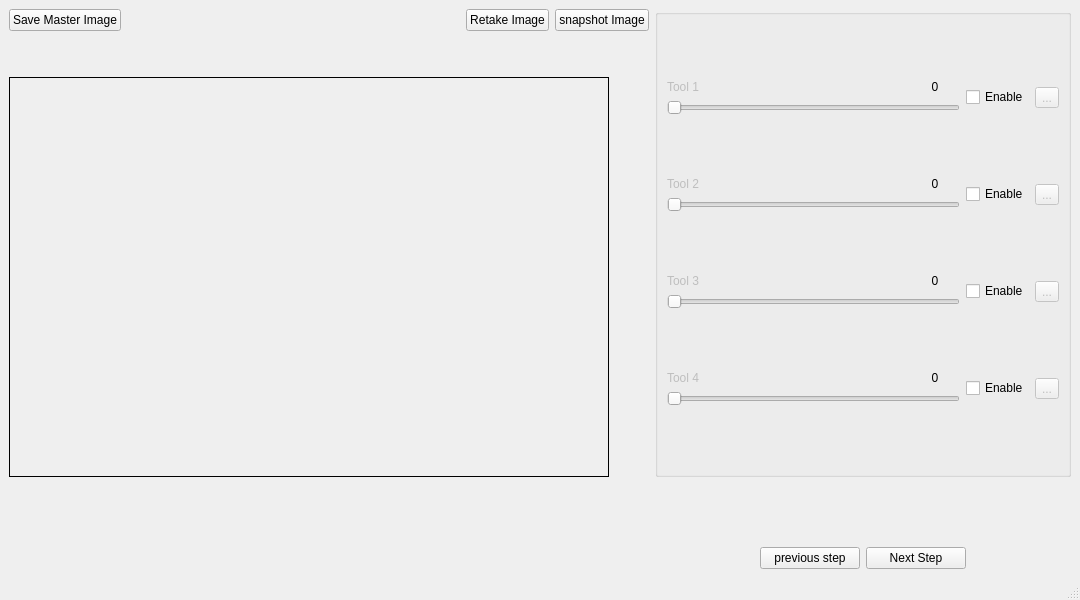
<?xml version="1.0" encoding="UTF-8"?>
<ui version="4.0">
 <class>SetupWindow</class>
 <widget class="QMainWindow" name="SetupWindow">
  <property name="windowModality">
   <enum>Qt::ApplicationModal</enum>
  </property>
  <property name="geometry">
   <rect>
    <x>0</x>
    <y>0</y>
    <width>1080</width>
    <height>600</height>
   </rect>
  </property>
  <property name="minimumSize">
   <size>
    <width>1080</width>
    <height>600</height>
   </size>
  </property>
  <property name="focusPolicy">
   <enum>Qt::NoFocus</enum>
  </property>
  <property name="windowTitle">
   <string>Setup</string>
  </property>
  <widget class="QWidget" name="centralwidget">
   <layout class="QGridLayout" name="gridLayout">
    <item row="1" column="0">
     <layout class="QHBoxLayout" name="horizontalLayout_3">
      <item>
       <layout class="QVBoxLayout" name="verticalLayout">
        <item>
         <spacer name="verticalSpacer_4">
          <property name="orientation">
           <enum>Qt::Vertical</enum>
          </property>
          <property name="sizeHint" stdset="0">
           <size>
            <width>20</width>
            <height>40</height>
           </size>
          </property>
         </spacer>
        </item>
        <item>
         <widget class="QLabel" name="ImagePreview">
          <property name="minimumSize">
           <size>
            <width>600</width>
            <height>400</height>
           </size>
          </property>
          <property name="maximumSize">
           <size>
            <width>16777215</width>
            <height>16777215</height>
           </size>
          </property>
          <property name="baseSize">
           <size>
            <width>600</width>
            <height>400</height>
           </size>
          </property>
          <property name="cursor">
           <cursorShape>PointingHandCursor</cursorShape>
          </property>
          <property name="mouseTracking">
           <bool>true</bool>
          </property>
          <property name="focusPolicy">
           <enum>Qt::NoFocus</enum>
          </property>
          <property name="frameShape">
           <enum>QFrame::Box</enum>
          </property>
          <property name="frameShadow">
           <enum>QFrame::Plain</enum>
          </property>
          <property name="text">
           <string/>
          </property>
          <property name="textFormat">
           <enum>Qt::AutoText</enum>
          </property>
          <property name="pixmap">
           <pixmap>icons/ADDIXO.png</pixmap>
          </property>
          <property name="scaledContents">
           <bool>true</bool>
          </property>
          <property name="alignment">
           <set>Qt::AlignCenter</set>
          </property>
          <property name="wordWrap">
           <bool>false</bool>
          </property>
         </widget>
        </item>
       </layout>
      </item>
      <item>
       <spacer name="horizontalSpacer_2">
        <property name="orientation">
         <enum>Qt::Horizontal</enum>
        </property>
        <property name="sizeHint" stdset="0">
         <size>
          <width>40</width>
          <height>20</height>
         </size>
        </property>
       </spacer>
      </item>
     </layout>
    </item>
    <item row="2" column="0">
     <spacer name="verticalSpacer">
      <property name="orientation">
       <enum>Qt::Vertical</enum>
      </property>
      <property name="sizeHint" stdset="0">
       <size>
        <width>20</width>
        <height>40</height>
       </size>
      </property>
     </spacer>
    </item>
    <item row="0" column="0">
     <layout class="QHBoxLayout" name="horizontalLayout">
      <item>
       <widget class="QPushButton" name="saveMasterImageButton">
        <property name="enabled">
         <bool>true</bool>
        </property>
        <property name="text">
         <string>Save Master Image</string>
        </property>
       </widget>
      </item>
      <item>
       <spacer name="horizontalSpacer">
        <property name="orientation">
         <enum>Qt::Horizontal</enum>
        </property>
        <property name="sizeHint" stdset="0">
         <size>
          <width>40</width>
          <height>20</height>
         </size>
        </property>
       </spacer>
      </item>
      <item>
       <widget class="QPushButton" name="RetakeImageButton">
        <property name="text">
         <string>Retake Image</string>
        </property>
       </widget>
      </item>
      <item>
       <widget class="QPushButton" name="SnapshotButton">
        <property name="text">
         <string>snapshot Image</string>
        </property>
       </widget>
      </item>
     </layout>
    </item>
    <item row="0" column="1" rowspan="2">
     <widget class="QGroupBox" name="ToolsListSetup">
      <property name="enabled">
       <bool>true</bool>
      </property>
      <layout class="QVBoxLayout" name="ToolsList">
       <item>
        <layout class="QHBoxLayout" name="Tool1">
         <item>
          <layout class="QGridLayout" name="gridLayout_6">
           <item row="2" column="0">
            <widget class="QSlider" name="ThreshSlider1">
             <property name="enabled">
              <bool>false</bool>
             </property>
             <property name="maximum">
              <number>100</number>
             </property>
             <property name="orientation">
              <enum>Qt::Horizontal</enum>
             </property>
             <property name="invertedAppearance">
              <bool>false</bool>
             </property>
             <property name="invertedControls">
              <bool>false</bool>
             </property>
             <property name="tickPosition">
              <enum>QSlider::NoTicks</enum>
             </property>
            </widget>
           </item>
           <item row="1" column="0">
            <layout class="QHBoxLayout" name="horizontalLayout_10">
             <item>
              <widget class="QLabel" name="ToolName1">
               <property name="enabled">
                <bool>false</bool>
               </property>
               <property name="text">
                <string>Tool 1</string>
               </property>
              </widget>
             </item>
             <item>
              <widget class="QLabel" name="ThreshValue1">
               <property name="maximumSize">
                <size>
                 <width>50</width>
                 <height>50</height>
                </size>
               </property>
               <property name="text">
                <string>0</string>
               </property>
               <property name="textFormat">
                <enum>Qt::PlainText</enum>
               </property>
               <property name="scaledContents">
                <bool>false</bool>
               </property>
               <property name="alignment">
                <set>Qt::AlignCenter</set>
               </property>
              </widget>
             </item>
            </layout>
           </item>
          </layout>
         </item>
         <item>
          <widget class="QCheckBox" name="Enable1">
           <property name="text">
            <string>Enable</string>
           </property>
          </widget>
         </item>
         <item>
          <widget class="QToolButton" name="ToolSettings1">
           <property name="enabled">
            <bool>false</bool>
           </property>
           <property name="text">
            <string>...</string>
           </property>
          </widget>
         </item>
        </layout>
       </item>
       <item>
        <layout class="QHBoxLayout" name="Tool2">
         <item>
          <layout class="QGridLayout" name="gridLayout_9">
           <item row="2" column="0">
            <widget class="QSlider" name="ThreshSlider2">
             <property name="enabled">
              <bool>false</bool>
             </property>
             <property name="maximum">
              <number>100</number>
             </property>
             <property name="orientation">
              <enum>Qt::Horizontal</enum>
             </property>
             <property name="invertedAppearance">
              <bool>false</bool>
             </property>
             <property name="invertedControls">
              <bool>false</bool>
             </property>
            </widget>
           </item>
           <item row="1" column="0">
            <layout class="QHBoxLayout" name="horizontalLayout_12">
             <item>
              <widget class="QLabel" name="ToolName2">
               <property name="enabled">
                <bool>false</bool>
               </property>
               <property name="text">
                <string>Tool 2 </string>
               </property>
              </widget>
             </item>
             <item>
              <widget class="QLabel" name="ThreshValue2">
               <property name="maximumSize">
                <size>
                 <width>50</width>
                 <height>50</height>
                </size>
               </property>
               <property name="text">
                <string>0</string>
               </property>
               <property name="textFormat">
                <enum>Qt::PlainText</enum>
               </property>
               <property name="scaledContents">
                <bool>false</bool>
               </property>
               <property name="alignment">
                <set>Qt::AlignCenter</set>
               </property>
              </widget>
             </item>
            </layout>
           </item>
          </layout>
         </item>
         <item>
          <widget class="QCheckBox" name="Enable2">
           <property name="text">
            <string>Enable</string>
           </property>
          </widget>
         </item>
         <item>
          <widget class="QToolButton" name="ToolSettings2">
           <property name="enabled">
            <bool>false</bool>
           </property>
           <property name="text">
            <string>...</string>
           </property>
          </widget>
         </item>
        </layout>
       </item>
       <item>
        <layout class="QHBoxLayout" name="Tool3">
         <item>
          <layout class="QGridLayout" name="gridLayout_8">
           <item row="2" column="0">
            <widget class="QSlider" name="ThreshSlider3">
             <property name="enabled">
              <bool>false</bool>
             </property>
             <property name="maximum">
              <number>100</number>
             </property>
             <property name="orientation">
              <enum>Qt::Horizontal</enum>
             </property>
             <property name="invertedAppearance">
              <bool>false</bool>
             </property>
             <property name="invertedControls">
              <bool>false</bool>
             </property>
            </widget>
           </item>
           <item row="1" column="0">
            <layout class="QHBoxLayout" name="horizontalLayout_11">
             <item>
              <widget class="QLabel" name="ToolName3">
               <property name="enabled">
                <bool>false</bool>
               </property>
               <property name="text">
                <string>Tool 3 </string>
               </property>
              </widget>
             </item>
             <item>
              <widget class="QLabel" name="ThreshValue3">
               <property name="maximumSize">
                <size>
                 <width>50</width>
                 <height>50</height>
                </size>
               </property>
               <property name="text">
                <string>0</string>
               </property>
               <property name="textFormat">
                <enum>Qt::PlainText</enum>
               </property>
               <property name="scaledContents">
                <bool>false</bool>
               </property>
               <property name="alignment">
                <set>Qt::AlignCenter</set>
               </property>
              </widget>
             </item>
            </layout>
           </item>
          </layout>
         </item>
         <item>
          <widget class="QCheckBox" name="Enable3">
           <property name="text">
            <string>Enable</string>
           </property>
          </widget>
         </item>
         <item>
          <widget class="QToolButton" name="ToolSettings3">
           <property name="enabled">
            <bool>false</bool>
           </property>
           <property name="text">
            <string>...</string>
           </property>
          </widget>
         </item>
        </layout>
       </item>
       <item>
        <layout class="QHBoxLayout" name="Tool4">
         <item>
          <layout class="QGridLayout" name="gridLayout_10">
           <item row="2" column="0">
            <widget class="QSlider" name="ThreshSlider4">
             <property name="enabled">
              <bool>false</bool>
             </property>
             <property name="maximum">
              <number>100</number>
             </property>
             <property name="orientation">
              <enum>Qt::Horizontal</enum>
             </property>
             <property name="invertedAppearance">
              <bool>false</bool>
             </property>
             <property name="invertedControls">
              <bool>false</bool>
             </property>
            </widget>
           </item>
           <item row="1" column="0">
            <layout class="QHBoxLayout" name="horizontalLayout_13">
             <item>
              <widget class="QLabel" name="ToolName4">
               <property name="enabled">
                <bool>false</bool>
               </property>
               <property name="text">
                <string>Tool 4 </string>
               </property>
              </widget>
             </item>
             <item>
              <widget class="QLabel" name="ThreshValue4">
               <property name="maximumSize">
                <size>
                 <width>50</width>
                 <height>50</height>
                </size>
               </property>
               <property name="text">
                <string>0</string>
               </property>
               <property name="textFormat">
                <enum>Qt::PlainText</enum>
               </property>
               <property name="scaledContents">
                <bool>false</bool>
               </property>
               <property name="alignment">
                <set>Qt::AlignCenter</set>
               </property>
              </widget>
             </item>
            </layout>
           </item>
          </layout>
         </item>
         <item>
          <widget class="QCheckBox" name="Enable4">
           <property name="text">
            <string>Enable</string>
           </property>
          </widget>
         </item>
         <item>
          <widget class="QToolButton" name="ToolSettings4">
           <property name="enabled">
            <bool>false</bool>
           </property>
           <property name="text">
            <string>...</string>
           </property>
          </widget>
         </item>
        </layout>
       </item>
      </layout>
     </widget>
    </item>
    <item row="2" column="1">
     <layout class="QHBoxLayout" name="horizontalLayout_2">
      <item>
       <spacer name="horizontalSpacer_3">
        <property name="orientation">
         <enum>Qt::Horizontal</enum>
        </property>
        <property name="sizeHint" stdset="0">
         <size>
          <width>40</width>
          <height>20</height>
         </size>
        </property>
       </spacer>
      </item>
      <item>
       <layout class="QVBoxLayout" name="verticalLayout_4">
        <item>
         <spacer name="verticalSpacer_3">
          <property name="orientation">
           <enum>Qt::Vertical</enum>
          </property>
          <property name="sizeHint" stdset="0">
           <size>
            <width>20</width>
            <height>40</height>
           </size>
          </property>
         </spacer>
        </item>
        <item>
         <widget class="QPushButton" name="NextStepButton_2">
          <property name="minimumSize">
           <size>
            <width>100</width>
            <height>0</height>
           </size>
          </property>
          <property name="text">
           <string>previous step</string>
          </property>
         </widget>
        </item>
       </layout>
      </item>
      <item>
       <layout class="QVBoxLayout" name="verticalLayout_3">
        <item>
         <spacer name="verticalSpacer_2">
          <property name="orientation">
           <enum>Qt::Vertical</enum>
          </property>
          <property name="sizeHint" stdset="0">
           <size>
            <width>20</width>
            <height>40</height>
           </size>
          </property>
         </spacer>
        </item>
        <item>
         <widget class="QPushButton" name="NextStepButton">
          <property name="minimumSize">
           <size>
            <width>100</width>
            <height>0</height>
           </size>
          </property>
          <property name="text">
           <string>Next Step</string>
          </property>
         </widget>
        </item>
       </layout>
      </item>
      <item>
       <spacer name="horizontalSpacer_4">
        <property name="orientation">
         <enum>Qt::Horizontal</enum>
        </property>
        <property name="sizeHint" stdset="0">
         <size>
          <width>40</width>
          <height>20</height>
         </size>
        </property>
       </spacer>
      </item>
     </layout>
    </item>
   </layout>
  </widget>
  <widget class="QMenuBar" name="menubar">
   <property name="geometry">
    <rect>
     <x>0</x>
     <y>0</y>
     <width>1080</width>
     <height>25</height>
    </rect>
   </property>
  </widget>
  <widget class="QStatusBar" name="statusbar"/>
 </widget>
 <resources/>
 <connections>
  <connection>
   <sender>SnapshotButton</sender>
   <signal>clicked()</signal>
   <receiver>SetupWindow</receiver>
   <slot>snapshot()</slot>
   <hints>
    <hint type="sourcelabel">
     <x>595</x>
     <y>52</y>
    </hint>
    <hint type="destinationlabel">
     <x>698</x>
     <y>48</y>
    </hint>
   </hints>
  </connection>
  <connection>
   <sender>saveMasterImageButton</sender>
   <signal>clicked()</signal>
   <receiver>SetupWindow</receiver>
   <slot>saveMasterFrame()</slot>
   <hints>
    <hint type="sourcelabel">
     <x>145</x>
     <y>50</y>
    </hint>
    <hint type="destinationlabel">
     <x>245</x>
     <y>48</y>
    </hint>
   </hints>
  </connection>
  <connection>
   <sender>RetakeImageButton</sender>
   <signal>clicked()</signal>
   <receiver>SetupWindow</receiver>
   <slot>liveStream()</slot>
   <hints>
    <hint type="sourcelabel">
     <x>456</x>
     <y>51</y>
    </hint>
    <hint type="destinationlabel">
     <x>825</x>
     <y>33</y>
    </hint>
   </hints>
  </connection>
  <connection>
   <sender>NextStepButton</sender>
   <signal>clicked()</signal>
   <receiver>ToolsListSetup</receiver>
   <slot>show()</slot>
   <hints>
    <hint type="sourcelabel">
     <x>916</x>
     <y>566</y>
    </hint>
    <hint type="destinationlabel">
     <x>1070</x>
     <y>470</y>
    </hint>
   </hints>
  </connection>
  <connection>
   <sender>NextStepButton</sender>
   <signal>clicked()</signal>
   <receiver>SetupWindow</receiver>
   <slot>snapshot()</slot>
   <hints>
    <hint type="sourcelabel">
     <x>916</x>
     <y>566</y>
    </hint>
    <hint type="destinationlabel">
     <x>717</x>
     <y>531</y>
    </hint>
   </hints>
  </connection>
  <connection>
   <sender>ThreshSlider2</sender>
   <signal>valueChanged(int)</signal>
   <receiver>ThreshValue2</receiver>
   <slot>setNum(int)</slot>
   <hints>
    <hint type="sourcelabel">
     <x>814</x>
     <y>247</y>
    </hint>
    <hint type="destinationlabel">
     <x>944</x>
     <y>215</y>
    </hint>
   </hints>
  </connection>
  <connection>
   <sender>ThreshSlider3</sender>
   <signal>valueChanged(int)</signal>
   <receiver>ThreshValue3</receiver>
   <slot>setNum(int)</slot>
   <hints>
    <hint type="sourcelabel">
     <x>812</x>
     <y>345</y>
    </hint>
    <hint type="destinationlabel">
     <x>944</x>
     <y>317</y>
    </hint>
   </hints>
  </connection>
  <connection>
   <sender>ThreshSlider4</sender>
   <signal>valueChanged(int)</signal>
   <receiver>ThreshValue4</receiver>
   <slot>setNum(int)</slot>
   <hints>
    <hint type="sourcelabel">
     <x>822</x>
     <y>438</y>
    </hint>
    <hint type="destinationlabel">
     <x>944</x>
     <y>418</y>
    </hint>
   </hints>
  </connection>
  <connection>
   <sender>Enable2</sender>
   <signal>toggled(bool)</signal>
   <receiver>ToolSettings2</receiver>
   <slot>setEnabled(bool)</slot>
   <hints>
    <hint type="sourcelabel">
     <x>1030</x>
     <y>219</y>
    </hint>
    <hint type="destinationlabel">
     <x>1060</x>
     <y>220</y>
    </hint>
   </hints>
  </connection>
  <connection>
   <sender>Enable2</sender>
   <signal>toggled(bool)</signal>
   <receiver>ThreshSlider2</receiver>
   <slot>setEnabled(bool)</slot>
   <hints>
    <hint type="sourcelabel">
     <x>992</x>
     <y>208</y>
    </hint>
    <hint type="destinationlabel">
     <x>926</x>
     <y>244</y>
    </hint>
   </hints>
  </connection>
  <connection>
   <sender>Enable2</sender>
   <signal>toggled(bool)</signal>
   <receiver>ToolName2</receiver>
   <slot>setEnabled(bool)</slot>
   <hints>
    <hint type="sourcelabel">
     <x>1018</x>
     <y>211</y>
    </hint>
    <hint type="destinationlabel">
     <x>888</x>
     <y>218</y>
    </hint>
   </hints>
  </connection>
  <connection>
   <sender>Enable3</sender>
   <signal>toggled(bool)</signal>
   <receiver>ToolSettings3</receiver>
   <slot>setEnabled(bool)</slot>
   <hints>
    <hint type="sourcelabel">
     <x>1022</x>
     <y>312</y>
    </hint>
    <hint type="destinationlabel">
     <x>1060</x>
     <y>322</y>
    </hint>
   </hints>
  </connection>
  <connection>
   <sender>Enable3</sender>
   <signal>toggled(bool)</signal>
   <receiver>ThreshSlider3</receiver>
   <slot>setEnabled(bool)</slot>
   <hints>
    <hint type="sourcelabel">
     <x>989</x>
     <y>312</y>
    </hint>
    <hint type="destinationlabel">
     <x>931</x>
     <y>353</y>
    </hint>
   </hints>
  </connection>
  <connection>
   <sender>Enable3</sender>
   <signal>toggled(bool)</signal>
   <receiver>ToolName3</receiver>
   <slot>setEnabled(bool)</slot>
   <hints>
    <hint type="sourcelabel">
     <x>986</x>
     <y>317</y>
    </hint>
    <hint type="destinationlabel">
     <x>888</x>
     <y>319</y>
    </hint>
   </hints>
  </connection>
  <connection>
   <sender>Enable4</sender>
   <signal>toggled(bool)</signal>
   <receiver>ToolSettings4</receiver>
   <slot>setEnabled(bool)</slot>
   <hints>
    <hint type="sourcelabel">
     <x>1001</x>
     <y>420</y>
    </hint>
    <hint type="destinationlabel">
     <x>1060</x>
     <y>423</y>
    </hint>
   </hints>
  </connection>
  <connection>
   <sender>Enable4</sender>
   <signal>toggled(bool)</signal>
   <receiver>ThreshSlider4</receiver>
   <slot>setEnabled(bool)</slot>
   <hints>
    <hint type="sourcelabel">
     <x>978</x>
     <y>421</y>
    </hint>
    <hint type="destinationlabel">
     <x>917</x>
     <y>448</y>
    </hint>
   </hints>
  </connection>
  <connection>
   <sender>Enable4</sender>
   <signal>toggled(bool)</signal>
   <receiver>ToolName4</receiver>
   <slot>setEnabled(bool)</slot>
   <hints>
    <hint type="sourcelabel">
     <x>979</x>
     <y>418</y>
    </hint>
    <hint type="destinationlabel">
     <x>888</x>
     <y>421</y>
    </hint>
   </hints>
  </connection>
  <connection>
   <sender>ToolSettings2</sender>
   <signal>clicked()</signal>
   <receiver>SetupWindow</receiver>
   <slot>showToolSettings2()</slot>
   <hints>
    <hint type="sourcelabel">
     <x>1060</x>
     <y>220</y>
    </hint>
    <hint type="destinationlabel">
     <x>1079</x>
     <y>217</y>
    </hint>
   </hints>
  </connection>
  <connection>
   <sender>ToolSettings3</sender>
   <signal>clicked()</signal>
   <receiver>SetupWindow</receiver>
   <slot>showToolSettings3()</slot>
   <hints>
    <hint type="sourcelabel">
     <x>1060</x>
     <y>322</y>
    </hint>
    <hint type="destinationlabel">
     <x>1079</x>
     <y>294</y>
    </hint>
   </hints>
  </connection>
  <connection>
   <sender>ToolSettings4</sender>
   <signal>clicked()</signal>
   <receiver>SetupWindow</receiver>
   <slot>showToolSettings4()</slot>
   <hints>
    <hint type="sourcelabel">
     <x>1060</x>
     <y>423</y>
    </hint>
    <hint type="destinationlabel">
     <x>1079</x>
     <y>400</y>
    </hint>
   </hints>
  </connection>
  <connection>
   <sender>NextStepButton</sender>
   <signal>clicked(bool)</signal>
   <receiver>saveMasterImageButton</receiver>
   <slot>setEnabled(bool)</slot>
   <hints>
    <hint type="sourcelabel">
     <x>916</x>
     <y>566</y>
    </hint>
    <hint type="destinationlabel">
     <x>10</x>
     <y>53</y>
    </hint>
   </hints>
  </connection>
  <connection>
   <sender>NextStepButton</sender>
   <signal>clicked(bool)</signal>
   <receiver>RetakeImageButton</receiver>
   <slot>setEnabled(bool)</slot>
   <hints>
    <hint type="sourcelabel">
     <x>916</x>
     <y>566</y>
    </hint>
    <hint type="destinationlabel">
     <x>522</x>
     <y>61</y>
    </hint>
   </hints>
  </connection>
  <connection>
   <sender>NextStepButton</sender>
   <signal>clicked(bool)</signal>
   <receiver>SnapshotButton</receiver>
   <slot>setEnabled(bool)</slot>
   <hints>
    <hint type="sourcelabel">
     <x>916</x>
     <y>566</y>
    </hint>
    <hint type="destinationlabel">
     <x>655</x>
     <y>61</y>
    </hint>
   </hints>
  </connection>
  <connection>
   <sender>NextStepButton_2</sender>
   <signal>clicked(bool)</signal>
   <receiver>saveMasterImageButton</receiver>
   <slot>setDisabled(bool)</slot>
   <hints>
    <hint type="sourcelabel">
     <x>791</x>
     <y>547</y>
    </hint>
    <hint type="destinationlabel">
     <x>12</x>
     <y>44</y>
    </hint>
   </hints>
  </connection>
  <connection>
   <sender>NextStepButton_2</sender>
   <signal>clicked(bool)</signal>
   <receiver>RetakeImageButton</receiver>
   <slot>setDisabled(bool)</slot>
   <hints>
    <hint type="sourcelabel">
     <x>837</x>
     <y>557</y>
    </hint>
    <hint type="destinationlabel">
     <x>515</x>
     <y>59</y>
    </hint>
   </hints>
  </connection>
  <connection>
   <sender>NextStepButton_2</sender>
   <signal>clicked(bool)</signal>
   <receiver>SnapshotButton</receiver>
   <slot>setDisabled(bool)</slot>
   <hints>
    <hint type="sourcelabel">
     <x>854</x>
     <y>550</y>
    </hint>
    <hint type="destinationlabel">
     <x>630</x>
     <y>53</y>
    </hint>
   </hints>
  </connection>
  <connection>
   <sender>NextStepButton_2</sender>
   <signal>clicked()</signal>
   <receiver>ToolsListSetup</receiver>
   <slot>hide()</slot>
   <hints>
    <hint type="sourcelabel">
     <x>851</x>
     <y>547</y>
    </hint>
    <hint type="destinationlabel">
     <x>1068</x>
     <y>463</y>
    </hint>
   </hints>
  </connection>
  <connection>
   <sender>Enable1</sender>
   <signal>toggled(bool)</signal>
   <receiver>ToolSettings1</receiver>
   <slot>setEnabled(bool)</slot>
   <hints>
    <hint type="sourcelabel">
     <x>1030</x>
     <y>117</y>
    </hint>
    <hint type="destinationlabel">
     <x>1060</x>
     <y>118</y>
    </hint>
   </hints>
  </connection>
  <connection>
   <sender>Enable1</sender>
   <signal>toggled(bool)</signal>
   <receiver>ToolName1</receiver>
   <slot>setEnabled(bool)</slot>
   <hints>
    <hint type="sourcelabel">
     <x>978</x>
     <y>100</y>
    </hint>
    <hint type="destinationlabel">
     <x>888</x>
     <y>116</y>
    </hint>
   </hints>
  </connection>
  <connection>
   <sender>Enable1</sender>
   <signal>toggled(bool)</signal>
   <receiver>ThreshSlider1</receiver>
   <slot>setEnabled(bool)</slot>
   <hints>
    <hint type="sourcelabel">
     <x>988</x>
     <y>104</y>
    </hint>
    <hint type="destinationlabel">
     <x>940</x>
     <y>128</y>
    </hint>
   </hints>
  </connection>
  <connection>
   <sender>ToolSettings1</sender>
   <signal>clicked()</signal>
   <receiver>SetupWindow</receiver>
   <slot>showToolSettings1()</slot>
   <hints>
    <hint type="sourcelabel">
     <x>1060</x>
     <y>118</y>
    </hint>
    <hint type="destinationlabel">
     <x>1061</x>
     <y>27</y>
    </hint>
   </hints>
  </connection>
  <connection>
   <sender>ThreshSlider1</sender>
   <signal>valueChanged(int)</signal>
   <receiver>ThreshValue1</receiver>
   <slot>setNum(int)</slot>
   <hints>
    <hint type="sourcelabel">
     <x>811</x>
     <y>139</y>
    </hint>
    <hint type="destinationlabel">
     <x>944</x>
     <y>113</y>
    </hint>
   </hints>
  </connection>
 </connections>
 <slots>
  <slot>snapshot()</slot>
  <slot>saveMasterFrame()</slot>
  <slot>liveStream()</slot>
  <slot>showToolSettings1()</slot>
  <slot>showToolSettings2()</slot>
  <slot>showToolSettings3()</slot>
  <slot>showToolSettings4()</slot>
 </slots>
</ui>
